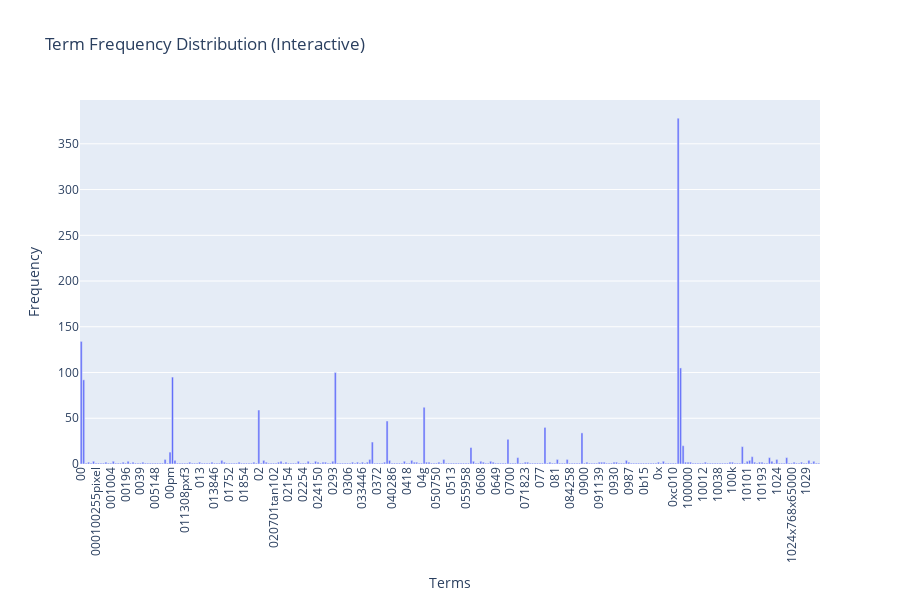

Notebook code cell kept with this figure:
### Code cell
# Approach 2: plotly 
import plotly.graph_objects as go

fig = go.Figure(data=[
    go.Bar(x=terms[:300], y=term_frequencies[:300])
])

fig.update_layout(
    title='Term Frequency Distribution (Interactive)',
    xaxis_title='Terms',
    yaxis_title='Frequency',
    height=600,
    xaxis={'tickangle': -90}
)
fig.show()
fig.write_html("term_frequency.html")
print("圖表已保存為 term_frequency.html")

### Figure 1 — Plotly figure (JSON) as saved in the notebook; plotly's stock layout.template omitted (floating-point values rounded to 4 significant figures; data arrays with more than 128 entries replaced by an {"elided": "..."} marker saying what was removed)
{"data": [{"type": "bar", "x": {"elided": "300 str values"}, "y": {"elided": "300 int values"}}], "layout": {"height": 600, "title": {"text": "Term Frequency Distribution (Interactive)"}, "xaxis": {"tickangle": -90, "title": {"text": "Terms"}}, "yaxis": {"title": {"text": "Frequency"}}}}
